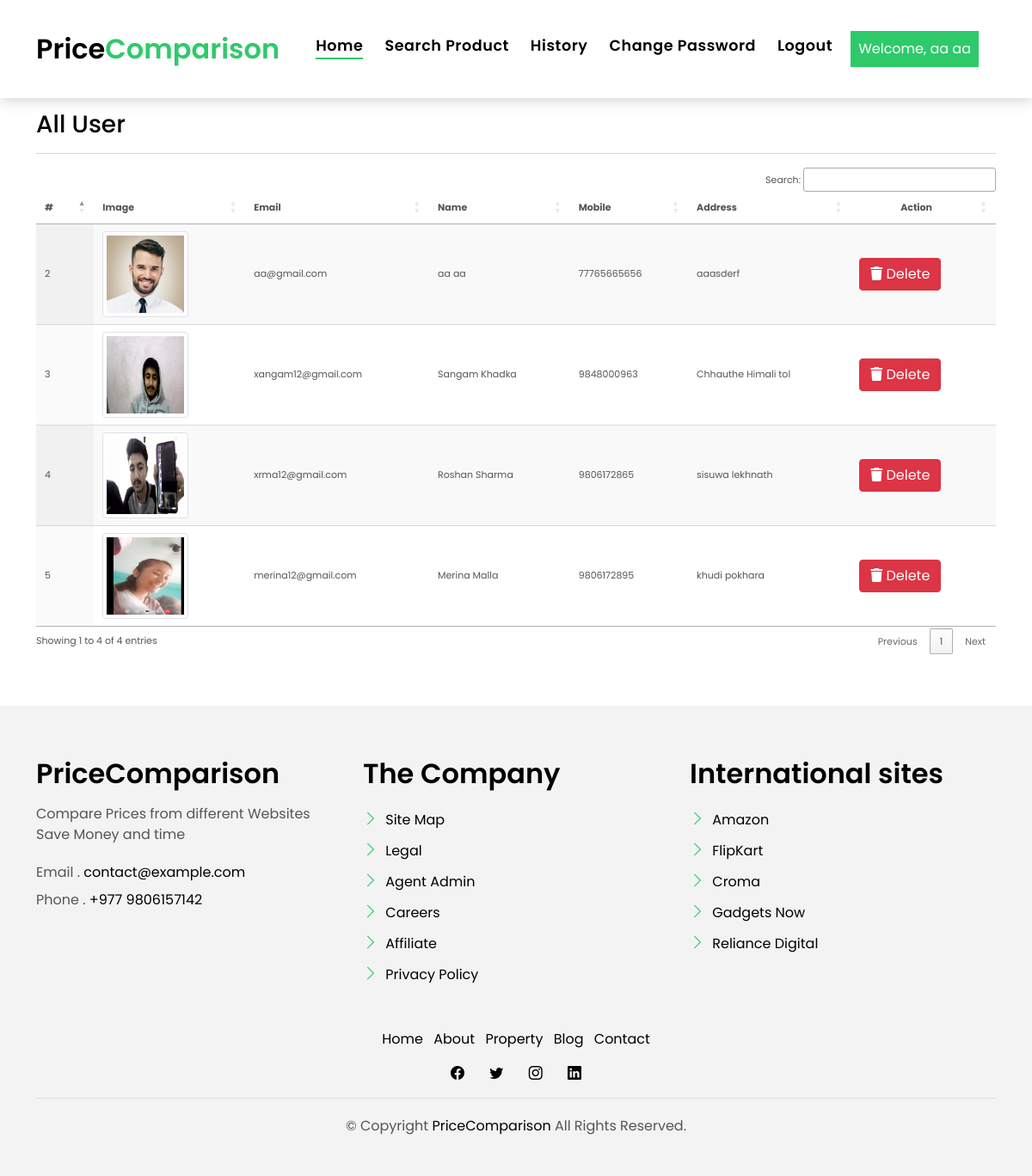
The app's page /all-user/ (signed in) with its own data.
### myapp/models.py (models this page shows, shortened)
class Register(models.Model):
    user = models.ForeignKey(User, on_delete=models.CASCADE, null=True, blank=True)
    mobile = models.CharField(max_length=10, null=True, blank=True)
    address = models.TextField(null=True, blank=True)
    image = models.FileField(null=True, blank=True)

### myapp/views.py (the view)
# urls.py: path('all-user/', all_user, name="all_user"),
@login_required(login_url='/signin')
def all_user(request):
    data = Register.objects.filter()
    return render(request, "all_user.html", locals())

### myapp/templates/all_user.html (shortened to what this page needs)
{% include 'base.html' %}
{% load static %}
{% block body %}
<link rel="stylesheet" href="https://cdnjs.cloudflare.com/ajax/libs/font-awesome/6.2.0/css/all.min.css" />
<section class="section-services section-t8">
    <div class="container">
    <h3>All User </h3><hr>
    <div class="table-responsive">
        <table id="example1" class="display nowrap" style="width: 100%">
            <thead>
              <tr>
                <th>#</th>
                <th>Image</th>
                <th>Email</th>
                <th>Name</th>
                <th>Mobile</th>
                <th>Address</th>
                <th style="text-align: center">Action</th>
              </tr>
            </thead>
            <tbody>
              {% for i in data %}
              <tr>
                <td>{{i.id}}</td>
                <td><img src="{{i.image.url}}" class="img-thumbnail" style="width:100px;height:100px"/></td>
                <td>{{i.user.username}}</td>
                <td>{{i.user.first_name}} {{i.user.last_name}}</td>
                <td>{{i.mobile}}</td>
                <td>{{i.address}}</td>
                <td>
                  <a href="/delete-user/{{i.id}}/" title="Delete History" class="btn btn-danger" onclick="return confirm('Are your sure?')"><i class="fas fa-trash" aria-hidden="true"></i> Delete</a>
                </td>
              </tr>
              {% endfor %}
            </tbody>
          </table>
    </div>
  </div>
{% include 'footer.html' %}
{% include 'tablecdn.html' %}
{% endblock  %}

### myapp/templates/base.html (shortened to what this page needs)
<!DOCTYPE html>
{% load static %}
<html lang="en">
<head>
  <link href="{% static 'assets/vendor/animate.css/animate.min.css' %}" rel="stylesheet">
  <link href="{% static 'assets/vendor/bootstrap/css/bootstrap.min.css' %}" rel="stylesheet">
  <link href="{% static 'assets/vendor/bootstrap-icons/bootstrap-icons.css' %}" rel="stylesheet">
  <link href="{% static 'assets/vendor/swiper/swiper-bundle.min.css' %}" rel="stylesheet">
  <link href="{% static 'assets/css/style.css' %}" rel="stylesheet">
</head>
<body>
  <nav class="navbar navbar-default navbar-trans navbar-expand-lg fixed-top">
    <div class="container">
      <a class="navbar-brand text-brand" href="/">Price<span class="color-b">Comparison</span></a>
      <div class="navbar-collapse collapse justify-content-center" id="navbarDefault">
        <ul class="navbar-nav">
          <li class="nav-item">
            <a class="nav-link active" href="/">Home</a>
          </li>
        {% if not request.user.is_authenticated %}
          <li class="nav-item">
            <a class="nav-link " href="/about/">About</a>
          </li>
          <li class="nav-item">
            <a class="nav-link " href="/contact/">Contact</a>
          </li>
        {% else %}
          <li class="nav-item">
            <a class="nav-link " href="/search-product/">Search Product</a>
          </li>
          <li class="nav-item">
            <a class="nav-link " href="/my-history/">History</a>
          </li>
          <li class="nav-item">
            <a class="nav-link " href="/change-password/">Change Password</a>
          </li>
          <li class="nav-item">
            <a class="nav-link " href="/logout-user/">Logout</a>
          </li>
        {% endif %}
        </ul>
      </div>
        {% if not request.user.is_authenticated %}
            <a href="/register/" style="margin-right:20px">
                <button type="button" class="btn btn-b-n p-2">
                    Signup
                </button>
            </a>
            <a href="/signin/" style="margin-right:20px">
                <button type="button" class="btn btn-b-n p-2">
                    Signin
                </button>
            </a>
            <a href="/admin-signin/" style="margin-right:20px">
              <button type="button" class="btn btn-b-n p-2">
                  Admin Signin
              </button>
            </a>
       {% else %}
            <a href="{% if request.user.is_staff %}#{% else %}/update-profile/{% endif %}" style="margin-right:20px">
                <button type="button" class="btn btn-b-n p-2">
                    Welcome, {% if request.user.first_name %}{{request.user.first_name}} {{request.user.last_name}}{% else %}{{request.user.username}}{% endif %}
                </button>
            </a>
        {% endif %}
    </div>
  </nav>
</body>
</html>

### myapp/templates/footer.html (shortened to what this page needs)
{% load static %}
  <section class="section-footer">
    <div class="container">
      <div class="row">
        <div class="col-sm-12 col-md-4">
          <div class="widget-a">
            <div class="w-header-a">
              <h3 class="w-title-a text-brand">PriceComparison</h3>
            </div>
            <div class="w-body-a">
              <p class="w-text-a color-text-a">
                Compare Prices from different Websites
                <br>Save Money and time
              </p>
            </div>
            <div class="w-footer-a">
              <ul class="list-unstyled">
                <li class="color-a">
                  <span class="color-text-a">Email .</span> contact@example.com
                </li>
                <li class="color-a">
                  <span class="color-text-a">Phone .</span> +977 9806157142
                </li>
              </ul>
            </div>
          </div>
        </div>
        <div class="col-sm-12 col-md-4 section-md-t3">
          <div class="widget-a">
            <div class="w-header-a">
              <h3 class="w-title-a text-brand">The Company</h3>
            </div>
            <div class="w-body-a">
              <div class="w-body-a">
                <ul class="list-unstyled">
                  <li class="item-list-a">
                    <i class="bi bi-chevron-right"></i> <a href="#">Site Map</a>
                  </li>
                  <li class="item-list-a">
                    <i class="bi bi-chevron-right"></i> <a href="#">Legal</a>
                  </li>
                  <li class="item-list-a">
                    <i class="bi bi-chevron-right"></i> <a href="#">Agent Admin</a>
                  </li>
                  <li class="item-list-a">
                    <i class="bi bi-chevron-right"></i> <a href="#">Careers</a>
                  </li>
                  <li class="item-list-a">
                    <i class="bi bi-chevron-right"></i> <a href="#">Affiliate</a>
                  </li>
                  <li class="item-list-a">
                    <i class="bi bi-chevron-right"></i> <a href="#">Privacy Policy</a>
                  </li>
                </ul>
              </div>
            </div>
          </div>
        </div>
        <div class="col-sm-12 col-md-4 section-md-t3">
          <div class="widget-a">
            <div class="w-header-a">
              <h3 class="w-title-a text-brand">International sites</h3>
            </div>
            <div class="w-body-a">
              <ul class="list-unstyled">
                <li class="item-list-a">
                  <i class="bi bi-chevron-right"></i> <a href="#">Amazon</a>
                </li>
                <li class="item-list-a">
                  <i class="bi bi-chevron-right"></i> <a href="#">FlipKart</a>
                </li>
                <li class="item-list-a">
                  <i class="bi bi-chevron-right"></i> <a href="#">Croma</a>
                </li>
                <li class="item-list-a">
                  <i class="bi bi-chevron-right"></i> <a href="#">Gadgets Now</a>
                </li>
                <li class="item-list-a">
                  <i class="bi bi-chevron-right"></i> <a href="#">Reliance Digital</a>
                </li>
              </ul>
            </div>
          </div>
        </div>
      </div>
    </div>
  </section>
  <footer>
    <div class="container">
      <div class="row">
        <div class="col-md-12">
          <nav class="nav-footer">
            <ul class="list-inline">
              <li class="list-inline-item">
                <a href="#">Home</a>
              </li>
              <li class="list-inline-item">
                <a href="#">About</a>
              </li>
              <li class="list-inline-item">
                <a href="#">Property</a>
              </li>
              <li class="list-inline-item">
                <a href="#">Blog</a>
              </li>
              <li class="list-inline-item">
                <a href="#">Contact</a>
              </li>
            </ul>
          </nav>
          <div class="socials-a">
            <ul class="list-inline">
              <li class="list-inline-item">
                <a href="#">
                  <i class="bi bi-facebook" aria-hidden="true"></i>
                </a>
              </li>
              <li class="list-inline-item">
                <a href="#">
                  <i class="bi bi-twitter" aria-hidden="true"></i>
                </a>
              </li>
              <li class="list-inline-item">
                <a href="#">
                  <i class="bi bi-instagram" aria-hidden="true"></i>
                </a>
              </li>
              <li class="list-inline-item">
                <a href="#">
                  <i class="bi bi-linkedin" aria-hidden="true"></i>
                </a>
              </li>
            </ul>
          </div>
          <div class="copyright-footer">
            <p class="copyright color-text-a">
              &copy; Copyright
              <span class="color-a">PriceComparison</span> All Rights Reserved.
            </p>
          </div>
        </div>
      </div>
    </div>
  </footer>

### myapp/templates/tablecdn.html (shortened to what this page needs)
<link href="https://cdn.datatables.net/1.12.1/css/jquery.dataTables.min.css" rel="stylesheet" type="text/css" />
<link href="https://cdn.datatables.net/buttons/2.2.3/css/buttons.dataTables.min.css" rel="stylesheet" type="text/css" />

### myapp/static/assets/css/style.css (style rules this page uses)
body { font-family: "Poppins", sans-serif; color: #555555; }
h1, h2, h3, h4, h5, h6 { color: #000000; }
a { color: #000000; text-decoration: none; transition: all 0.5s ease; }
.text-brand { color: #000000; font-size: 2rem; font-weight: 600; }
.color-a { text-decoration: none; color: #000000; }
.color-b { color: #2eca6a; }
.color-text-a { text-decoration: none; color: #555555; }
.section-t8 { padding-top: 8rem; }
.socials-a { text-decoration: none; }
.socials-a .list-inline-item:not(:last-child) { margin-right: 25px; }
.btn { transition: 0.5s ease; }
.btn.btn-b-n { background-color: #2eca6a; color: #ffffff; border-radius: 0; }
.navbar-default { transition: all 0.5s ease-in-out; background-color: #ffffff; padding-top: 28px; padding-bottom: 28px; -webkit-backface-visibility: hidden; backface-visibility: hidden; box-shadow: 1px 2px 15px rgba(100, 100, 100, 0.3); }
.navbar-default.navbar-trans, .navbar-default.navbar-reduce { -webkit-backface-visibility: hidden; backface-visibility: hidden; }
.navbar-default.navbar-trans .nav-item, .navbar-default.navbar-reduce .nav-item { position: relative; padding-right: 10px; padding-bottom: 8px; margin-left: 0; }
@media (min-width: 768px) { .navbar-default.navbar-trans .nav-item, .navbar-default.navbar-reduce .nav-item { margin-left: 15px; } }
.navbar-default.navbar-trans .nav-link, .navbar-default.navbar-reduce .nav-link { font-size: 1.1rem; color: #000000; font-weight: 600; letter-spacing: 0.03em; transition: all 0.1s ease-in-out; position: relative; padding-left: 0; padding-right: 0; }
.navbar-default.navbar-trans .nav-link:before, .navbar-default.navbar-reduce .nav-link:before { content: ""; position: absolute; bottom: 5px; left: 0; width: 100%; height: 2px; z-index: 0; background-color: #2eca6a; transform: scaleX(0); transform-origin: right; transition: transform 0.2s ease-out, opacity 0.2s ease-out 0.3s; }
.navbar-default.navbar-trans .show > .nav-link:before, .navbar-default.navbar-trans .active > .nav-link:before, .navbar-default.navbar-trans .nav-link.show:before, .navbar-default.navbar-trans .nav-link.active:before, .navbar-default.navbar-reduce .show > .nav-link:before, .navbar-default.navbar-reduce .active > .nav-link:before, .navbar-default.navbar-reduce .nav-link.show:before, .navbar-default.navbar-reduce .nav-link.active:before { transform: scaleX(1); }
.navbar-default.navbar-trans .nav-link:before { background-color: #2eca6a; }
.navbar-default.navbar-trans .show > .nav-link, .navbar-default.navbar-trans .active > .nav-link, .navbar-default.navbar-trans .nav-link.show, .navbar-default.navbar-trans .nav-link.active { color: #000000; }
.section-footer { padding-top: 60px; margin-top: 60px; background: #f3f3f3; }
.section-footer ul { line-height: 2; }
.section-footer .item-list-a i { font-size: 18px; padding-right: 4px; color: #2eca6a; }
.section-footer .widget-a .w-title-a { margin-bottom: 1rem; }
footer { background: #f3f3f3; text-align: center; padding: 30px 0; }
footer .copyright-footer { border-top: 1px solid #ddd; padding-top: 20px; }

### myapp/templates/all_user.html (style rules this page uses)
img { width: 60px; height: 60px; }
.table-responsive { font-size:11px; }
td { padding:0px; }

### records on screen
Register: id "2", image (picture), user.username "aa@gmail.com", user.first_name "aa", user.last_name "aa", mobile "77765665656", address "aaasderf"
Register: id "3", image (picture), user.username "xangam12@gmail.com", user.first_name "Sangam", user.last_name "Khadka", mobile "9848000963", address "Chhauthe Himali tol"
Register: id "4", image (picture), user.username "xrma12@gmail.com", user.first_name "Roshan", user.last_name "Sharma", mobile "9806172865", address "sisuwa lekhnath"
Register: id "5", image (picture), user.username "merina12@gmail.com", user.first_name "Merina", user.last_name "Malla", mobile "9806172895", address "khudi pokhara"

### other values on screen
{{ request.user.first_name }} "aa"
{{ request.user.last_name }} "aa"
